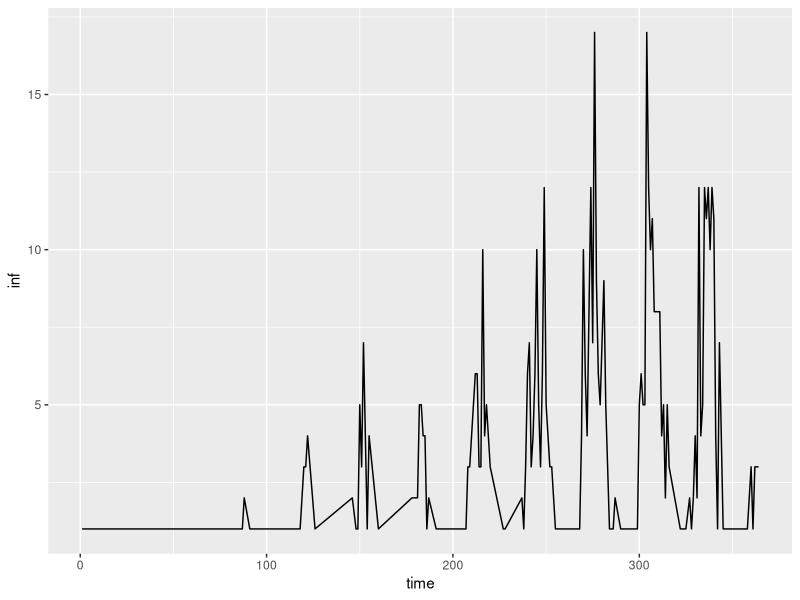

Write the R code that produced this figure. (Note: this script raises an error after producing the figure.)
rm(list=ls())
gc()
library(tidyverse)
library(purrr)

initial_pop <- data.frame(No=1:1000, 
                          HH=rep(1:200, each=5), 
                          S=c(0,rep(1,999)), 
                          E=c(1,rep(0,999)), Ecounter=c(28,rep(0,999)), 
                          I=0, Icounter=0, 
                          R=0) # 200 households, 4 compartments (SEIR)
results <- initial_pop[,1:2] %>% mutate(Itype=NA) # number of infections per household over time

time <- 52*7 # num days to simulate (12 months total)

# incubation period and infectious period fixed
num_weeks_inc = 4*7
num_weeks_inf = 1*7

SEIR <- function(d, res, b, inc, inf) {
  
  total_inf <- data.frame(HH=1:200, I=0)
  
  for (i in 1:time) {
    d$R[d$Icounter==inf] <- 1
    d$I[d$Icounter==inf] <- 0
    d$Icounter[d$Icounter==inf] <- 0
    
    d$I[d$Ecounter==inc] <- 1
    d$E[d$Ecounter==inc] <- 0
    d$Ecounter[d$Ecounter==inc] <- 0
    
    summary_data <- d %>% group_by(HH) %>% 
      mutate(Ih=sum(I)) %>% ungroup() %>% mutate(Ic=sum(I)-Ih) 
    res <- res %>% cbind(I=summary_data$I)
    
    risk_hh <- summary_data$S*4*b*summary_data$Ih/1000
    risk_c <- summary_data$S*b*summary_data$Ic/1000
    
    # print(risk_hh[1:10])
    # print(risk_c[1:10])

    new_inf_hh <- rbinom(nrow(summary_data), 1, risk_hh)
    new_inf_c <- rbinom(nrow(summary_data), 1, risk_c)
    
    print(new_inf_hh[1:10])
    print(new_inf_c[1:10])
    
    d$E[new_inf_hh==1|new_inf_c==1] <- 1
    case_type <- case_when(new_inf_hh==1&new_inf_c==1~"B",
                           new_inf_hh==1~"H", 
                           new_inf_c==1~"C")
    res$Itype <- ifelse(!is.na(res$Itype), res$Itype, case_type)
    d$Ecounter[d$E==1] <- d$Ecounter[d$E==1] + 1
    d$Icounter[d$I==1] <- d$Icounter[d$I==1] + 1
    d$S[d$E==1] <- 0
  }
  return(res)
}

 
final <- SEIR(initial_pop, results, 0.25, num_weeks_inc, num_weeks_inf)
names(final) <- c("No", "HH", "Type", 1:time)
f <- final %>% pivot_longer(cols = 4:ncol(.), names_to = "time") %>% mutate(time=as.numeric(time))
f <- f %>% group_by(No, value) %>% summarise_all(first) %>% filter(value==1) %>% arrange(time) 
f
 f %>% 
  group_by(time) %>% summarise(inf=sum(value)) %>% ggplot(aes(time, inf)) + geom_line()




SEIR_environment <- function(d, res, b, inc, inf) {
  
  for (i in 1:time) {
    d$R[d$Icounter==inf] <- 1
    d$I[d$Icounter==inf] <- 0
    d$Icounter[d$Icounter==inf] <- 0
    
    d$I[d$Ecounter==inc] <- 1
    d$E[d$Ecounter==inc] <- 0
    d$Ecounter[d$Ecounter==inc] <- 0
    
    summary_data <- d %>% group_by(HH) %>% summarise(Sh=sum(S), Ih=sum(I)) %>% 
      mutate(Sc=sum(Sh)-Sh, Ic=sum(Ih)-Ih) %>% ungroup()
    res <- res %>% cbind(I=summary_data$Ih)
    
    new_inf <- b*1000
    new_inf_sus <- b*1000-b*sum(summary_data$Ih)
    print(new_inf)
    print(new_inf_sus)
    
    if(floor(new_inf_sus)>0 & sum(d$S)>0) {
      test_inf <- d %>% filter(S==1) %>% 
        sample_n(ifelse(floor(new_inf_sus)<nrow(.), new_inf_sus, nrow(.)), replace=F)
      d$E[d$No %in% test_inf$No] <- 1
    }
     
    d$Ecounter[d$E==1] <- d$Ecounter[d$E==1] + 1
    d$Icounter[d$I==1] <- d$Icounter[d$I==1] + 1
    d$S[d$E==1] <- 0
    
    print(head(d))
  }
  
  return(res)
}

initial_pop <- data.frame(No=1:1000, 
                          HH=rep(1:200, each=5), 
                          S=1, 
                          E=0, Ecounter=0, 
                          I=0, Icounter=0,
                          R=0)
final2 <- SEIR_environment(initial_pop, results, 0.001, num_weeks_inc, num_weeks_inf)
final2[,2:ncol(final2)] %>% sum()

compare <- expand.grid(HH=1:200, time=1:364) 
names(final) <- c("No", "HH", 1:364)
names(final2) <- c("HH", 1:364)
f2 <- final2 %>% pivot_longer(cols = 2:(time+1), names_to = "time") %>% mutate(time=as.numeric(time))

compare <- compare %>% left_join(f, by=c("HH", "time")) %>% left_join(f2, by=c("HH","time"))
compare

compare %>% group_by(time) %>% summarise_all(sum) %>% select(!HH) %>% ggplot(aes(time)) + 
  geom_line(aes(y=value.x), color="blue") + 
  geom_line(aes(y=value.y), color="black") + 
  scale_y_continuous("Number of infections") + 
  scale_x_continuous("Weeks")

f %>% group_by(time) %>% summarise_all(sum) %>% select(!HH) %>% ggplot(aes(time)) + 
  geom_line(aes(y=value), color="black") + 
  scale_y_continuous("Number of current infections") + 
  scale_x_continuous("Days")
